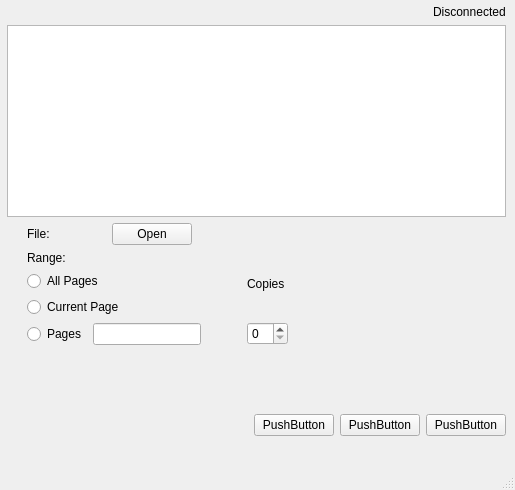
<?xml version="1.0" encoding="UTF-8"?>
<ui version="4.0">
 <class>Print</class>
 <widget class="QMainWindow" name="Print">
  <property name="geometry">
   <rect>
    <x>0</x>
    <y>0</y>
    <width>515</width>
    <height>490</height>
   </rect>
  </property>
  <property name="minimumSize">
   <size>
    <width>515</width>
    <height>490</height>
   </size>
  </property>
  <property name="mouseTracking">
   <bool>false</bool>
  </property>
  <property name="windowTitle">
   <string>Print</string>
  </property>
  <property name="windowIcon">
   <iconset>
    <normaloff>Img/icon.ico</normaloff>Img/icon.ico</iconset>
  </property>
  <widget class="QWidget" name="centralwidget">
   <widget class="QWidget" name="verticalLayoutWidget_4">
    <property name="geometry">
     <rect>
      <x>0</x>
      <y>0</y>
      <width>511</width>
      <height>441</height>
     </rect>
    </property>
    <layout class="QVBoxLayout" name="TheBigOne">
     <property name="leftMargin">
      <number>7</number>
     </property>
     <property name="topMargin">
      <number>5</number>
     </property>
     <property name="rightMargin">
      <number>5</number>
     </property>
     <property name="bottomMargin">
      <number>5</number>
     </property>
     <item>
      <layout class="QVBoxLayout" name="verticalLayout_3">
       <item alignment="Qt::AlignRight">
        <widget class="QLabel" name="Status">
         <property name="text">
          <string>Disconnected</string>
         </property>
        </widget>
       </item>
       <item>
        <layout class="QVBoxLayout" name="verticalLayout_4">
         <item>
          <widget class="QTextEdit" name="textEdit"/>
         </item>
         <item>
          <layout class="QHBoxLayout" name="horizontalLayout_6">
           <property name="spacing">
            <number>10</number>
           </property>
           <property name="leftMargin">
            <number>20</number>
           </property>
           <property name="rightMargin">
            <number>20</number>
           </property>
           <item alignment="Qt::AlignRight">
            <widget class="QLabel" name="label">
             <property name="minimumSize">
              <size>
               <width>75</width>
               <height>0</height>
              </size>
             </property>
             <property name="text">
              <string>File:</string>
             </property>
            </widget>
           </item>
           <item>
            <widget class="QPushButton" name="pushButton">
             <property name="text">
              <string>Open</string>
             </property>
            </widget>
           </item>
           <item>
            <spacer name="horizontalSpacer_5">
             <property name="orientation">
              <enum>Qt::Horizontal</enum>
             </property>
             <property name="sizeHint" stdset="0">
              <size>
               <width>40</width>
               <height>20</height>
              </size>
             </property>
            </spacer>
           </item>
          </layout>
         </item>
        </layout>
       </item>
       <item>
        <layout class="QHBoxLayout" name="horizontalLayout_10">
         <item>
          <layout class="QVBoxLayout" name="verticalLayout_6">
           <property name="leftMargin">
            <number>20</number>
           </property>
           <item>
            <widget class="QLabel" name="label_2">
             <property name="text">
              <string>Range:</string>
             </property>
            </widget>
           </item>
           <item>
            <widget class="QRadioButton" name="radioButton">
             <property name="text">
              <string>All Pages</string>
             </property>
            </widget>
           </item>
           <item>
            <widget class="QRadioButton" name="radioButton_2">
             <property name="text">
              <string>Current Page</string>
             </property>
            </widget>
           </item>
           <item>
            <layout class="QHBoxLayout" name="horizontalLayout_7">
             <item>
              <widget class="QRadioButton" name="radioButton_3">
               <property name="text">
                <string>Pages</string>
               </property>
              </widget>
             </item>
             <item>
              <widget class="QLineEdit" name="lineEdit"/>
             </item>
             <item>
              <spacer name="horizontalSpacer">
               <property name="orientation">
                <enum>Qt::Horizontal</enum>
               </property>
               <property name="sizeHint" stdset="0">
                <size>
                 <width>40</width>
                 <height>20</height>
                </size>
               </property>
              </spacer>
             </item>
            </layout>
           </item>
          </layout>
         </item>
         <item>
          <layout class="QVBoxLayout" name="verticalLayout_7">
           <property name="leftMargin">
            <number>0</number>
           </property>
           <property name="rightMargin">
            <number>50</number>
           </property>
           <item>
            <widget class="QLabel" name="label_3">
             <property name="text">
              <string>Copies</string>
             </property>
            </widget>
           </item>
           <item>
            <widget class="QSpinBox" name="spinBox"/>
           </item>
          </layout>
         </item>
         <item>
          <spacer name="horizontalSpacer_4">
           <property name="orientation">
            <enum>Qt::Horizontal</enum>
           </property>
           <property name="sizeHint" stdset="0">
            <size>
             <width>20</width>
             <height>20</height>
            </size>
           </property>
          </spacer>
         </item>
        </layout>
       </item>
       <item>
        <spacer name="verticalSpacer">
         <property name="orientation">
          <enum>Qt::Vertical</enum>
         </property>
         <property name="sizeHint" stdset="0">
          <size>
           <width>20</width>
           <height>40</height>
          </size>
         </property>
        </spacer>
       </item>
       <item>
        <layout class="QHBoxLayout" name="horizontalLayout_9">
         <item>
          <spacer name="horizontalSpacer_2">
           <property name="orientation">
            <enum>Qt::Horizontal</enum>
           </property>
           <property name="sizeHint" stdset="0">
            <size>
             <width>40</width>
             <height>20</height>
            </size>
           </property>
          </spacer>
         </item>
         <item>
          <widget class="QPushButton" name="pushButton_3">
           <property name="text">
            <string>PushButton</string>
           </property>
          </widget>
         </item>
         <item>
          <widget class="QPushButton" name="pushButton_4">
           <property name="text">
            <string>PushButton</string>
           </property>
          </widget>
         </item>
         <item>
          <widget class="QPushButton" name="pushButton_2">
           <property name="text">
            <string>PushButton</string>
           </property>
          </widget>
         </item>
        </layout>
       </item>
      </layout>
     </item>
    </layout>
   </widget>
   <zorder>Status</zorder>
   <zorder>verticalLayoutWidget_4</zorder>
  </widget>
  <widget class="QMenuBar" name="menubar">
   <property name="geometry">
    <rect>
     <x>0</x>
     <y>0</y>
     <width>515</width>
     <height>23</height>
    </rect>
   </property>
  </widget>
  <widget class="QStatusBar" name="statusbar"/>
 </widget>
 <resources/>
 <connections/>
</ui>
